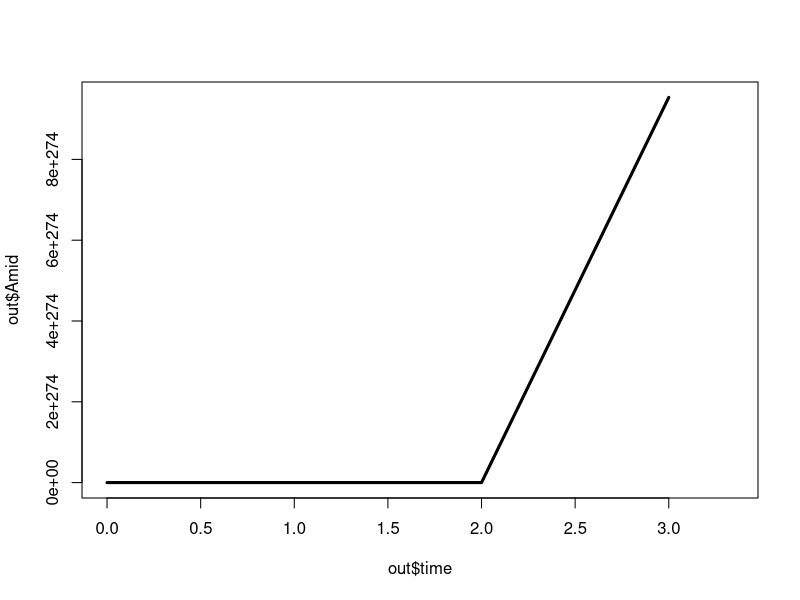
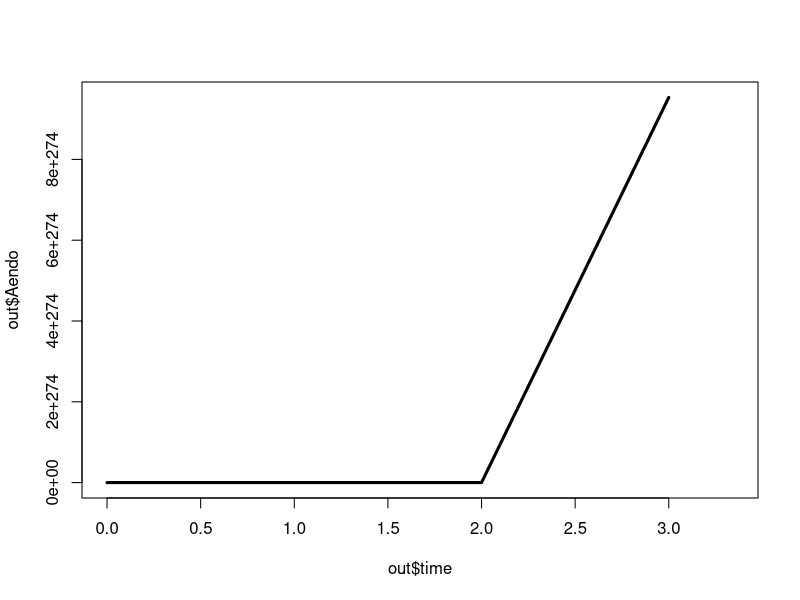
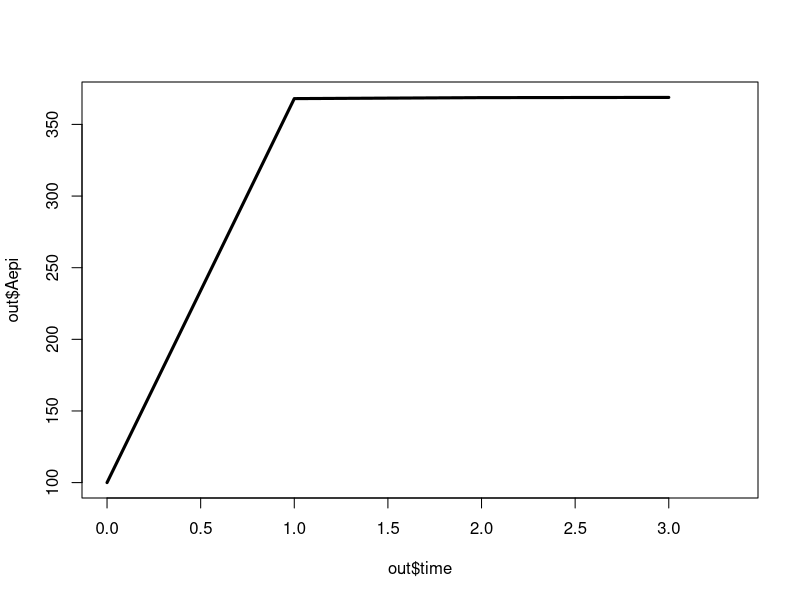
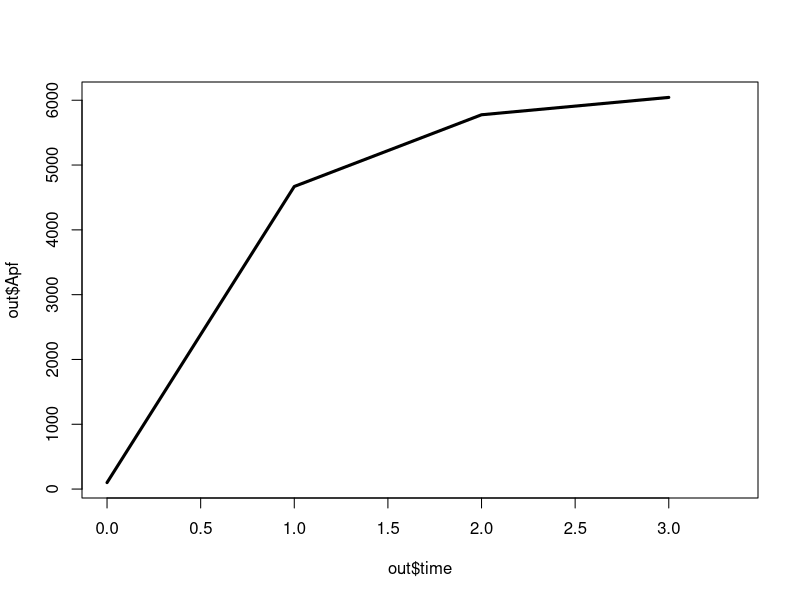

Generate these figures, in order, with R:
## ---- chunk 1
knitr::opts_chunk$set(echo = TRUE)
## ---- chunk 2

# Parameters to be used in the PBPK function
parameters <- c(CLmHT =  0, KPmid = 7.4, Qpf = 0.01, KPendo = 14.0, KPpf = 2.6, Car = 100 / 0.0257, fup = 0.05, KPepi = 3, fupf = 0.05, P = 0.78, BP = 1.04, Qhe = 200, CLuint2C8 = 0.072, CLuint2C9 = 0.079, CLuint2J2 = 0, Vmax_pmol = 4, CYP = 10, Wli = 20.9, MW = 55.825, MPPGL = 45)


PBPK_func <- function(t, y, parms) {
    with(as.list(c(y, parms)),{
      
      Cendo = Aendo / 0.1974
      Cmid = Amid / 0.0987
      Cepi = Aepi / 0.0329
      Cpf = Apf / 0.03
      
      dAepi_dt <- Qhe * (Car - (Cepi / KPepi) * BP) - 1/3 * CLmHT * Cepi * fup - P * (Cepi - fupf * Cpf)
      
      dAmid_dt <- Qhe * ((Cmid / KPmid) * BP - (Cendo / KPendo) * BP) - 1/3 * CLmHT * Cmid * fup
      
      dAendo_dt <- Qhe * ((Cmid / KPmid) * BP - (Cendo / KPendo) * BP) - 1/3 * CLmHT * Cmid * fup
      
      dApf_dt <- -P * (fup * Cpf - Cepi) + Qpf * (Car - (Cpf / KPpf) * BP)
      
      
      
      return(list(c(dAepi_dt, dAmid_dt, dAendo_dt, dApf_dt)))
       }
       )
}

# Set initial values
state <- c(Aepi = 100, Amid = 100, Aendo = 100, Apf = 100)
t <- seq(0, 30, by = 1)

# Use the ode function from deSolve to create a line using our created function.
# We use the method: "lsode" to get a smooth curve.
out <- deSolve::ode(times = t, y = state, parms = parameters,
                    func = PBPK_func, method = "lsoda")

# Make a dataframe from the data of 'out'
out <- as.data.frame(out)
plot(out$time, out$Amid, type = "l", lwd = 3)
plot(out$time, out$Aendo, type = "l", lwd = 3)
plot(out$time, out$Aepi, type = "l", lwd = 3)
plot(out$time, out$Apf, type = "l", lwd = 3)

out
## ---- chunk 3
print("Hier komt die code!")
#plot(out)
#code to generate figures with title, subscripts, legenda etc
